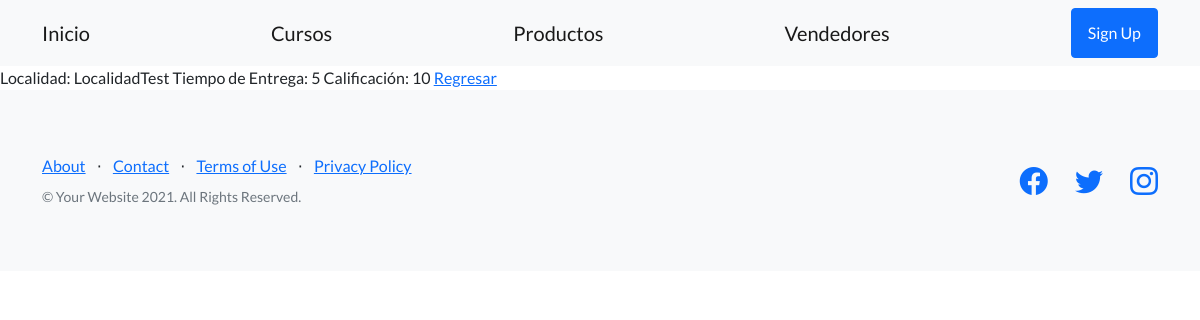
Page /AppCoder/vendedores/detail/4 on the committed database.
### AppCoder/models.py (models this page shows)
class Vendedores(models.Model):
    localidad=models.CharField(max_length=40)
    tiempo_de_entrega=models.IntegerField()
    calificacion=models.IntegerField()

### AppCoder/views.py (the view)
# urls.py: path('vendedores/detail/<pk>', views.vendedoresDetail.as_view(),name='Detail'),
class vendedoresDetail (DetailView):
    model = Vendedores
    template = 'AppCoder/vendedores_detail.html'

### AppCoder/templates/AppCoder/vendedores_detail.html
{% extends "AppCoder/padre.html" %}
{% load static %}{
{% block contenidoQueCambia %}
Localidad: {{vendedores.localidad}}
Tiempo de Entrega: {{vendedores.tiempo_de_entrega}}
Calificación: {{vendedores.calificacion}}
<a href="{%url 'List'%}">Regresar </a>
{% endblock %}

### rows in the picture
Vendedores: localidad "LocalidadTest", tiempo_de_entrega "5", calificacion "10"
